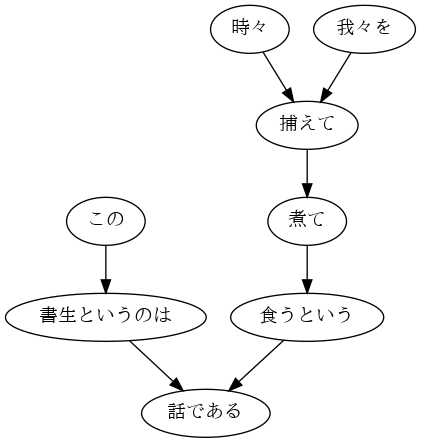

Reproduce this figure in Python.
from chunk import make_all_sentences_chunks_list
import pydot_ng as pydot

F_NAME = "neko.txt.cabocha"

def _44():
    
    contents = make_all_sentences_chunks_list(F_NAME)

    edges = []

    for sentence in contents[9:10]:
        for i, chunk in enumerate(sentence):
            if chunk.dst != -1:
                chunk_morphs = chunk.morphs
                dst_morphs = sentence[chunk.dst].morphs
                
                chunk_text_list = make_morphs_list_dispite_symbol(chunk_morphs)
                dst_text_list = make_morphs_list_dispite_symbol(dst_morphs)

                edges.append(((i, "".join(chunk_text_list)),(chunk.dst, "".join(dst_text_list))))
    
    graph = pydot.Dot(graph_type='digraph')

    for node in edges:
        id0,lavel0 = node[0]
        id1,lavel1 = node[1]
        graph.add_node(pydot.Node(id0,label=lavel0))
        graph.add_node(pydot.Node(id1,label=lavel1))
        graph.add_edge(pydot.Edge(id0, id1))

    graph.write_png("44.png")

def make_morphs_list_dispite_symbol(morphs):
    res = []
    for morph in morphs:
        if morph.pos == "記号": continue
        res.append(morph.surface)
    return res

if __name__ == "__main__":
    _44()
